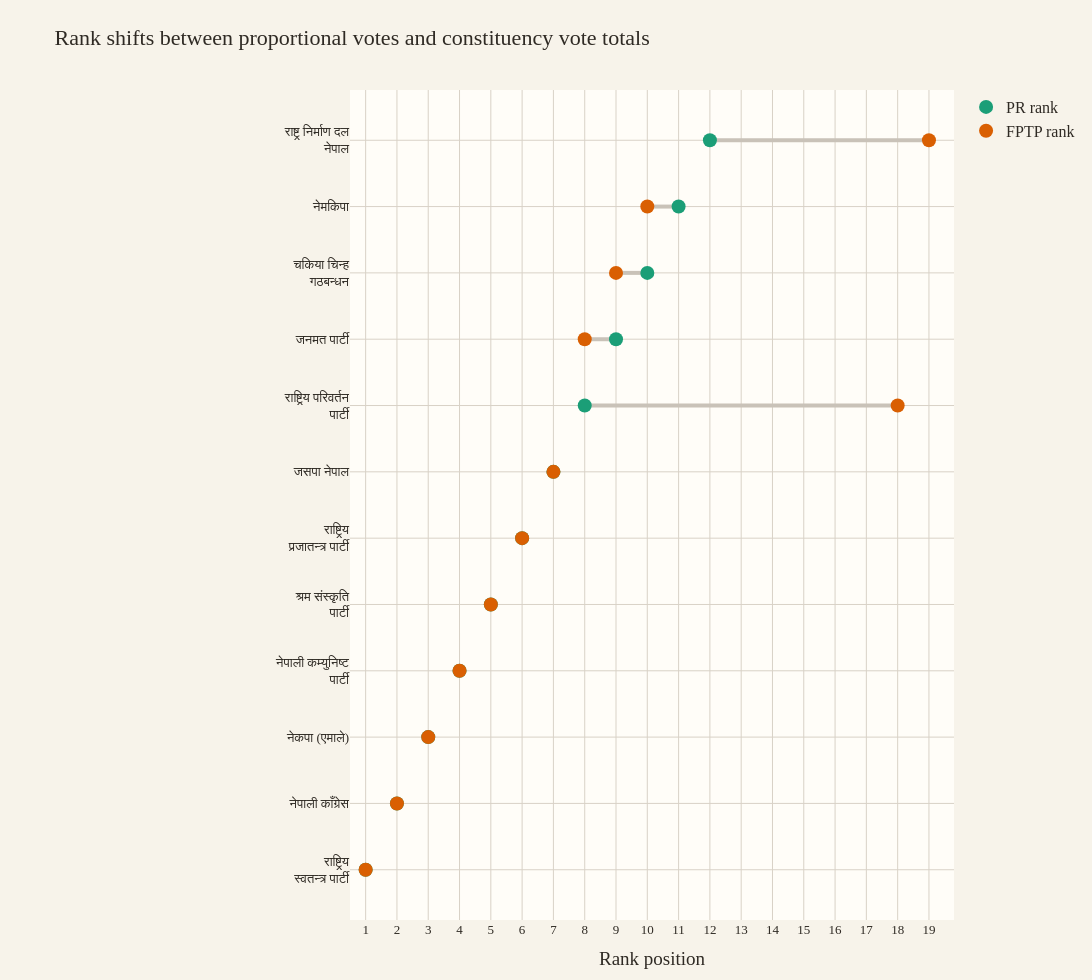

This figure's notebook cell:
### Markdown cell above
## 5. Rank shifts between the two systems

This chart highlights which parties move up or down when you rank them by proportional votes instead of constituency vote totals.

- movement to the left means the party ranks better in proportional votes
- movement to the right means it ranks better in constituency results

### Code cell
rank_view = matched.nsmallest(12, 'pr_rank').sort_values('pr_rank').copy()
max_rank = int(max(rank_view['pr_rank'].max(), rank_view['fptp_rank'].max()))

fig = go.Figure()
for _, row in rank_view.iterrows():
    fig.add_trace(go.Scatter(
        x=[row['pr_rank'], row['fptp_rank']],
        y=[row['party_label'], row['party_label']],
        mode='lines',
        line=dict(color='#c9c2b8', width=4),
        showlegend=False,
        hoverinfo='skip',
    ))
fig.add_trace(go.Scatter(
    x=rank_view['pr_rank'],
    y=rank_view['party_label'],
    mode='markers',
    name='PR rank',
    marker=dict(color=COLOR_PR, size=14),
    customdata=rank_view['party_name'],
    hovertemplate='%{customdata}<br>PR rank: %{x}<extra></extra>',
))
fig.add_trace(go.Scatter(
    x=rank_view['fptp_rank'],
    y=rank_view['party_label'],
    mode='markers',
    name='FPTP rank',
    marker=dict(color=COLOR_FPTP, size=14),
    customdata=rank_view['party_name'],
    hovertemplate='%{customdata}<br>FPTP rank: %{x}<extra></extra>',
))
style_figure(fig, height=980, width=1550, margin=dict(l=350, r=130, t=90, b=60))
fig.update_layout(title='Rank shifts between proportional votes and constituency vote totals')
fig.update_xaxes(title='Rank position', range=[0.5, max_rank + 0.8], dtick=1)
fig.update_yaxes(title='')
save_figure(fig, 'vote_type_rank_shift.png')
fig.show()

### Figure 1 — Plotly figure (JSON) as saved in the notebook; plotly's stock layout.template omitted (floating-point values rounded to 4 significant figures)
{"data": [{"hoverinfo": "skip", "line": {"color": "#c9c2b8", "width": 4}, "mode": "lines", "showlegend": false, "type": "scatter", "x": [1, 1], "y": ["राष्ट्रिय<br>स्वतन्त्र पार्टी", "राष्ट्रिय<br>स्वतन्त्र पार्टी"]}, {"hoverinfo": "skip", "line": {"color": "#c9c2b8", "width": 4}, "mode": "lines", "showlegend": false, "type": "scatter", "x": [2, 2], "y": ["नेपाली काँग्रेस", "नेपाली काँग्रेस"]}, {"hoverinfo": "skip", "line": {"color": "#c9c2b8", "width": 4}, "mode": "lines", "showlegend": false, "type": "scatter", "x": [3, 3], "y": ["नेकपा (एमाले)", "नेकपा (एमाले)"]}, {"hoverinfo": "skip", "line": {"color": "#c9c2b8", "width": 4}, "mode": "lines", "showlegend": false, "type": "scatter", "x": [4, 4], "y": ["नेपाली कम्युनिष्ट<br>पार्टी", "नेपाली कम्युनिष्ट<br>पार्टी"]}, {"hoverinfo": "skip", "line": {"color": "#c9c2b8", "width": 4}, "mode": "lines", "showlegend": false, "type": "scatter", "x": [5, 5], "y": ["श्रम संस्कृति<br>पार्टी", "श्रम संस्कृति<br>पार्टी"]}, {"hoverinfo": "skip", "line": {"color": "#c9c2b8", "width": 4}, "mode": "lines", "showlegend": false, "type": "scatter", "x": [6, 6], "y": ["राष्ट्रिय<br>प्रजातन्त्र पार्टी", "राष्ट्रिय<br>प्रजातन्त्र पार्टी"]}, {"hoverinfo": "skip", "line": {"color": "#c9c2b8", "width": 4}, "mode": "lines", "showlegend": false, "type": "scatter", "x": [7, 7], "y": ["जसपा नेपाल", "जसपा नेपाल"]}, {"hoverinfo": "skip", "line": {"color": "#c9c2b8", "width": 4}, "mode": "lines", "showlegend": false, "type": "scatter", "x": [8, 18], "y": ["राष्ट्रिय परिवर्तन<br>पार्टी", "राष्ट्रिय परिवर्तन<br>पार्टी"]}, {"hoverinfo": "skip", "line": {"color": "#c9c2b8", "width": 4}, "mode": "lines", "showlegend": false, "type": "scatter", "x": [9, 8], "y": ["जनमत पार्टी", "जनमत पार्टी"]}, {"hoverinfo": "skip", "line": {"color": "#c9c2b8", "width": 4}, "mode": "lines", "showlegend": false, "type": "scatter", "x": [10, 9], "y": ["चकिया चिन्ह<br>गठबन्धन", "चकिया चिन्ह<br>गठबन्धन"]}, {"hoverinfo": "skip", "line": {"color": "#c9c2b8", "width": 4}, "mode": "lines", "showlegend": false, "type": "scatter", "x": [11, 10], "y": ["नेमकिपा", "नेमकिपा"]}, {"hoverinfo": "skip", "line": {"color": "#c9c2b8", "width": 4}, "mode": "lines", "showlegend": false, "type": "scatter", "x": [12, 19], "y": ["राष्ट्र निर्माण दल<br>नेपाल", "राष्ट्र निर्माण दल<br>नेपाल"]}, {"customdata": ["राष्ट्रिय स्वतन्त्र पार्टी", "नेपाली काँग्रेस", "नेपाल कम्युनिष्ट पार्टी (एकीकृत मार्क्सवादी लेनिनवादी)", "नेपाली कम्युनिष्ट पार्टी", "श्रम संस्कृति पार्टी", "राष्ट्रिय प्रजातन्त्र पार्टी", "जनता समाजवादी पार्टी, नेपाल", "राष्ट्रिय परिवर्तन पार्टी", "जनमत पार्टी", "एकल चिन्ह चकिया (जाँतो) (राष्ट्रिय मुक्ति पार्टी नेपाल/जनता समाजवादी पार्टी/नागरिक उन्मुक्ति पार्टी, नेपाल)", "नेपाल मजदुर किसान पार्टी", "राष्ट्र निर्माण दल नेपाल"], "hovertemplate": "%{customdata}<br>PR rank: %{x}<extra></extra>", "marker": {"color": "#1b9e77", "size": 14}, "mode": "markers", "name": "PR rank", "type": "scatter", "x": [1, 2, 3, 4, 5, 6, 7, 8, 9, 10, 11, 12], "y": ["राष्ट्रिय<br>स्वतन्त्र पार्टी", "नेपाली काँग्रेस", "नेकपा (एमाले)", "नेपाली कम्युनिष्ट<br>पार्टी", "श्रम संस्कृति<br>पार्टी", "राष्ट्रिय<br>प्रजातन्त्र पार्टी", "जसपा नेपाल", "राष्ट्रिय परिवर्तन<br>पार्टी", "जनमत पार्टी", "चकिया चिन्ह<br>गठबन्धन", "नेमकिपा", "राष्ट्र निर्माण दल<br>नेपाल"]}, {"customdata": ["राष्ट्रिय स्वतन्त्र पार्टी", "नेपाली काँग्रेस", "नेपाल कम्युनिष्ट पार्टी (एकीकृत मार्क्सवादी लेनिनवादी)", "नेपाली कम्युनिष्ट पार्टी", "श्रम संस्कृति पार्टी", "राष्ट्रिय प्रजातन्त्र पार्टी", "जनता समाजवादी पार्टी, नेपाल", "राष्ट्रिय परिवर्तन पार्टी", "जनमत पार्टी", "एकल चिन्ह चकिया (जाँतो) (राष्ट्रिय मुक्ति पार्टी नेपाल/जनता समाजवादी पार्टी/नागरिक उन्मुक्ति पार्टी, नेपाल)", "नेपाल मजदुर किसान पार्टी", "राष्ट्र निर्माण दल नेपाल"], "hovertemplate": "%{customdata}<br>FPTP rank: %{x}<extra></extra>", "marker": {"color": "#d95f02", "size": 14}, "mode": "markers", "name": "FPTP rank", "type": "scatter", "x": [1, 2, 3, 4, 5, 6, 7, 18, 8, 9, 10, 19], "y": ["राष्ट्रिय<br>स्वतन्त्र पार्टी", "नेपाली काँग्रेस", "नेकपा (एमाले)", "नेपाली कम्युनिष्ट<br>पार्टी", "श्रम संस्कृति<br>पार्टी", "राष्ट्रिय<br>प्रजातन्त्र पार्टी", "जसपा नेपाल", "राष्ट्रिय परिवर्तन<br>पार्टी", "जनमत पार्टी", "चकिया चिन्ह<br>गठबन्धन", "नेमकिपा", "राष्ट्र निर्माण दल<br>नेपाल"]}], "layout": {"font": {"color": "#2f2a24", "family": "Kohinoor Devanagari", "size": 16}, "height": 980, "legend": {"title": {"text": ""}}, "margin": {"b": 60, "l": 350, "r": 130, "t": 90}, "paper_bgcolor": "#f7f3ea", "plot_bgcolor": "#fffdf8", "title": {"text": "Rank shifts between proportional votes and constituency vote totals"}, "width": 1550, "xaxis": {"automargin": true, "dtick": 1, "gridcolor": "#d9d2c7", "range": [0.5, 19.8], "showgrid": true, "tickfont": {"size": 13}, "title": {"text": "Rank position"}, "zeroline": false}, "yaxis": {"automargin": true, "gridcolor": "#d9d2c7", "showgrid": true, "tickfont": {"size": 13}, "title": {"text": ""}, "zeroline": false}}}
